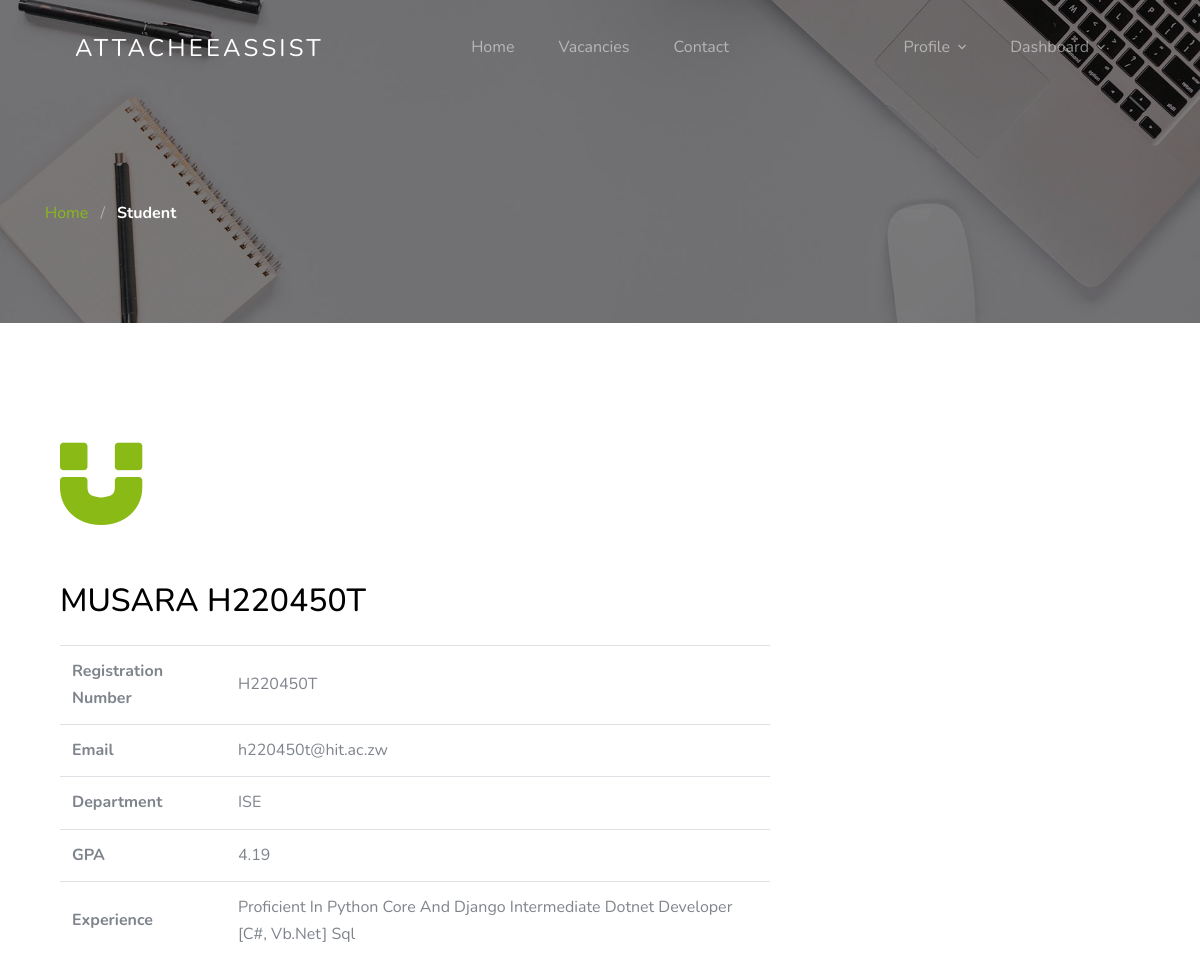
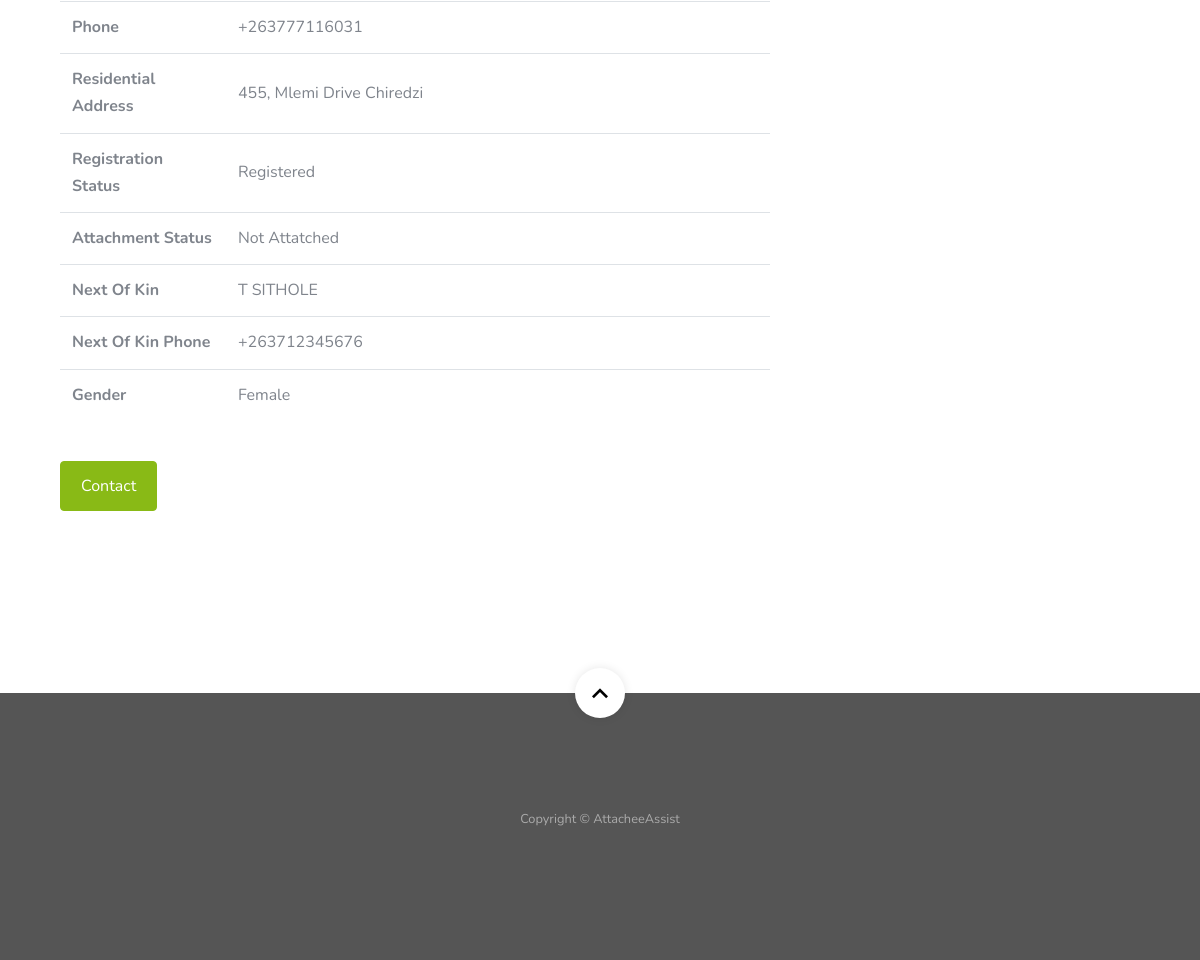
The page /dashboard/coordinator/student/7/ (signed in) on the database its author committed (2 pictures, top to bottom).
### jobapp/models.py (models this page shows, shortened)
class Student(models.Model):
    user = models.OneToOneField(User, on_delete=models.CASCADE)
    reg_number = models.CharField(max_length = 8)
    department = models.CharField(max_length = 3)
    gpa = models.DecimalField(max_digits=3, decimal_places=2)
    programming_average = models.FloatField(null=True, blank=True)
    business_average = models.FloatField(null=True, blank=True)
    experience = models.TextField()
    phone_number = PhoneNumberField()
    residentialaddress = models.TextField()
    nextofkin = models.CharField(max_length = 35)
    nextofkincontact = PhoneNumberField()
    registration_status = models.BooleanField(default=True)
    attatchment_status = models.BooleanField(default=False)

### account/models.py (models this page shows, shortened)
class User(AbstractUser):
    username = None
    email = models.EmailField(unique=True, blank=False, error_messages={'unique': "A user with that email already exists."})
    role = models.CharField(choices=ROLE, max_length=15)
    gender = models.CharField(choices=sex, max_length=1)
    USERNAME_FIELD = "email"
    REQUIRED_FIELDS = []
    objects = CustomUserManager()

### jobapp/permission.py (the view)
    def wrap(request, *args, **kwargs):
        if request.user.role == 'coordinator':
            return function(request, *args, **kwargs)
        else:
            raise PermissionDenied

### jobapp/permission.py (called while the page is built)
def user_is_coordinator(function):
    def wrap(request, *args, **kwargs):
        if request.user.role == 'coordinator':
            return function(request, *args, **kwargs)
        else:
            raise PermissionDenied
    return wrap

### jobapp/views.py (called while the page is built)
@login_required(login_url=reverse_lazy('account:login'))
@user_is_coordinator
def coordinator_all_students(request, id):
    student_details = get_object_or_404(Student,user=id)
    return render(request, 'jobapp/coordinator_all_student.html', {'student_details': student_details})

### template/jobapp/coordinator_all_student.html (shortened to what this page needs)
{% extends 'base.html' %}
{% load static %}
{% block content %}
    <section class="section-hero overlay inner-page bg-image" style="background-image: url('{% static 'images/hero_1.jpg' %}');" id="home-section">
      <div class="container">
        <div class="row">
          <div class="col-md-7">
            <div class="custom-breadcrumbs">
              <a href="{% url 'jobapp:home' %}">Home</a> <span class="mx-2 slash">/</span>
              <span class="text-white"><strong>Student</strong></span>
            </div>
          </div>
        </div>
      </div>
    </section>
    <section class="site-section block__18514" id="next-section">
      <div class="container">
          <div class="col-lg-8">
            <span class="text-primary d-block mb-5"><span class="icon-magnet display-1"></span></span>
            <h2 class="mb-4">{{ student_details.user.last_name | upper }} {{ student_details.reg_number | upper }}</h2>
            <table class="table">
              <tbody>
                <tr>
                  <th scope="row">Registration Number</th>
                  <td>{{ student_details.reg_number | upper }}</td>
                </tr>
                <tr>
                  <th scope="row">Email</th>
                  <td>{{ student_details.user.email }}</td>
                </tr>
                <tr>
                  <th scope="row">Department</th>
                  <td>{{ student_details.department |upper }}</td>
                </tr>
                <tr>
                  <th scope="row">GPA</th>
                  <td>{{ student_details.gpa }}</td>
                </tr>
                <tr>
                  <th scope="row">Experience</th>
                  <td>{{ student_details.experience | title }}</td>
                </tr>
                <tr>
                  <th scope="row">Phone</th>
                  <td>{{ student_details.phone_number }}</td>
                </tr>
                <tr>
                  <th scope="row">Residential Address</th>
                  <td>{{ student_details.residentialaddress | title }}</td>
                </tr>
                <tr>
                    <th scope="row">Registration Status</th>
                    <td>
                      {% if student_details.registration_status == True %}
                        Registered
                      {% else %}
                        Not Registered
                      {% endif %}
                    </td>
                  </tr>
                  <tr>
                    <th scope="row">Attachment Status</th>
                    <td>
                      {% if student_details.attatchment_status == True %}
                        Attatched
                      {% else %}
                        Not Attatched
                      {% endif %}
                    </td>
                  </tr>
                  <tr>
                    <th scope="row">Next Of Kin</th>
                    <td>{{ student_details.nextofkin | upper }}</td>
                  </tr>
                <tr>
                  <th scope="row">Next Of Kin Phone</th>
                  <td>{{ student_details.nextofkincontact }}</td>
                </tr>
                <tr>
                  <th scope="row">Gender</th>
                  <td>
                    {% if student_details.gender == 'M' %}
                      Male
                    {% else %}
                      Female
                    {% endif %}
                  </td>
                </tr>
              </tbody>
            </table>
            <p><a href="mailto:{{ student_details.user.email }}" class="btn btn-primary btn-md mt-4">Contact</a></p>
          </div>
        </div>
      </div>
{% endblock %}

### template/base.html (shortened to what this page needs)
<!DOCTYPE html>
<html>
      {% include 'head.html' %}
      <body id="top">
            {% include 'header.html' %}
            {% block content %}{% endblock %}
            <br>
            <br>
            {% include 'footer.html' %}
      </body>
</html>

### template/head.html (shortened to what this page needs)
{% load static %}
<head>
    <link rel="stylesheet" href="{% static 'css/custom-bs.css' %}">
    <link rel="stylesheet" href="{% static 'css/jquery.fancybox.min.css' %}">
    <link rel="stylesheet" href="{% static 'css/bootstrap-select.min.css' %}">
    <link rel="stylesheet" href="{% static 'fonts/icomoon/style.css' %}">
    <link rel="stylesheet" href="{% static 'fonts/line-icons/style.css' %}">
    <link rel="stylesheet" href="{% static 'css/owl.carousel.min.css' %}">
    <link rel="stylesheet" href="{% static 'css/animate.min.css' %}">
    <link rel="stylesheet" href="{% static 'css/bootstrap-datepicker.css' %}">
    <link rel="stylesheet" href="{% static 'css/style.css' %}">
</head>

### template/header.html (shortened to what this page needs)
<div class="site-wrap">
  <header class="site-navbar mt-3">
    <div class="container-fluid">
      <div class="row align-items-center">
        <div class="site-logo col-6"><a href="{% url 'jobapp:home' %}">AttacheeAssist</a></div>
        <nav class="mx-auto site-navigation">
          <ul class="site-menu js-clone-nav d-none d-xl-block ml-0 pl-0">
            <li><a href="{% url 'jobapp:home' %}" class="nav-link">Home</a></li>
            <li><a href="{% url 'jobapp:job-list' %}">Vacancies</a></li>
            <li><a href="{% url 'jobapp:contact' %}">Contact</a></li>
          </ul>
        </nav>
        <div class="right-cta-menu text-right d-flex aligin-items-center col-6">
          <div class="ml-auto">
            <div class="site-navigation fix">
              <ul class="site-menu js-clone-nav d-none d-xl-block ml-0 pl-0">
                {% if user.is_authenticated and user.role == 'employer'  %}
                <a href="{% url 'jobapp:create-job' %}"
                  class="js-clone-nav pr-3 btn btn-outline-white border-width-2 d-none d-lg-inline-block"><span
                    class="mr-2 icon-add"></span>Publish Job</a>
                    <li class="pr-3 has-children">
                      <a>Dashboard</a>
                      <ul class="dropdown">
                        <li><a href="{% url 'jobapp:dashboard' %}">Dashboard</a></li>
                        <li><a href="{% url 'account:logout' %}">Logout</a></li>
                      </ul>
                    </li>
                {% elif user.is_authenticated %}
                <li class="pr-3 has-children">
                  <a>Profile</a>
                </li>
                <li class="pr-3 has-children">
                  <a>Dashboard</a>
                </li>
                {% endif %}
              </ul>
            </div>
      </div>
    </div>
  </header>

### template/footer.html (shortened to what this page needs)
    <footer class="site-footer" >
      <a href="#top" class="smoothscroll scroll-top">
        <span class="icon-keyboard_arrow_up"></span>
      </a>
        <div class="row text-center">
          <div class="col-12">
            <p class="copyright"><small>
            Copyright &copy; <a>AttacheeAssist</a>
          </small></p>
          </div>
        </div>
    </footer>

### template/scripts.html (shortened to what this page needs)
{% load static %}

### static/css/style.css (style rules this page uses)
.site-navbar { margin-bottom: 0px; z-index: 1999; position: absolute; width: 100%; top: 2rem; }
.site-navbar .container-fluid { padding-left: 7rem; padding-right: 7rem; }
.site-navbar .site-logo { position: absolute; left: 5%; }
.site-navbar .site-logo a { color: #fff; font-size: 1.5rem; letter-spacing: .2rem; text-transform: uppercase; }
.site-navbar .site-burger-menu, .site-navbar .right-cta-menu { position: absolute; right: 5%; }
.site-navbar .site-navigation { position: absolute; left: 50%; -webkit-transform: translateX(-50%); -ms-transform: translateX(-50%); transform: translateX(-50%); z-index: 5; }
.site-navbar .site-navigation .site-menu { margin-bottom: 0; }
.site-navbar .site-navigation .site-menu a { text-decoration: none !important; display: inline-block; position: relative; }
.site-navbar .site-navigation .site-menu > li { display: inline-block; }
.site-navbar .site-navigation .site-menu > li > a { padding: 20px 20px !important; color: rgba(255, 255, 255, 0.5); display: inline-block; text-decoration: none !important; }
.site-navbar .site-navigation .site-menu .has-children { position: relative; }
.site-navbar .site-navigation .site-menu .has-children > a { position: relative; padding-right: 20px; }
.site-navbar .site-navigation .site-menu .has-children > a:before { position: absolute; content: "\e313"; font-size: 16px; top: 50%; right: 0; -webkit-transform: translateY(-50%); -ms-transform: translateY(-50%); transform: translateY(-50%); font-family: 'icomoon'; }
.site-mobile-menu .site-nav-wrap { padding: 0; margin: 0; list-style: none; position: relative; }
.site-mobile-menu .site-nav-wrap a { padding: 10px 20px; display: block; position: relative; color: #212529; }
.site-mobile-menu .site-nav-wrap li { position: relative; display: block; }
.site-mobile-menu .site-nav-wrap > li { display: block; position: relative; float: left; width: 100%; }
.site-mobile-menu .site-nav-wrap > li > a { padding-left: 20px; font-size: 20px; }
body { font-weight: 400; font-size: 1rem; line-height: 1.7; position: relative; }
body:after { content: ""; position: absolute; top: 0; left: 0; right: 0; bottom: 0; background: rgba(0, 0, 0, 0.7); z-index: 100; opacity: 0; visibility: hidden; -webkit-transition: .3s all ease; -o-transition: .3s all ease; transition: .3s all ease; }
h1, h2, h3, h4 { color: #000; }
.site-section { padding-top: 7rem; padding-bottom: 7rem; position: relative; z-index: 2; }
.bg-image { background-size: cover; background-position: center center; background-repeat: no-repeat; }
.custom-breadcrumbs a { color: #89ba16; }
.custom-breadcrumbs .slash { color: rgba(255, 255, 255, 0.4); }
.section-hero, .section-hero > .container > .row { height: 100vh; min-height: 900px; }
.section-hero.inner-page, .section-hero.inner-page > .container > .row { height: auto; min-height: auto; padding-top: 6em; padding-bottom: 3em; }
.section-hero.overlay, .section-hero.overlay-2 { position: relative; }
.section-hero.overlay:before, .section-hero.overlay-2:before { z-index: 1; position: absolute; content: ""; top: 0; left: 0; right: 0; bottom: 0; background: rgba(0, 0, 0, 0.5); }
.section-hero > .container { z-index: 2; position: relative; }
.btn:after, .btn:before { display: none; }
.btn.btn-primary { color: #fff; }
.btn-md { padding: 12px 20px; }
.site-footer { padding: 7rem 0; position: relative; background: #555; }
.site-footer a { color: rgba(255, 255, 255, 0.5); }
.site-footer .scroll-top { position: absolute; z-index: 5; top: 0; width: 50px; height: 50px; border-radius: 50%; background: #fff; left: 50%; -webkit-transform: translate(-50%, -50%); -ms-transform: translate(-50%, -50%); transform: translate(-50%, -50%); -webkit-box-shadow: 0 0px 10px 0px rgba(0, 0, 0, 0.1); box-shadow: 0 0px 10px 0px rgba(0, 0, 0, 0.1); }
.site-footer .scroll-top > span { position: absolute; font-size: 2rem; top: 50%; left: 50%; -webkit-transform: translate(-50%, -50%); -ms-transform: translate(-50%, -50%); transform: translate(-50%, -50%); color: #000 !important; }
.copyright { color: rgba(255, 255, 255, 0.5); }
.copyright a { color: #fff; }
.site-navigation.fix { position: relative; }
.table td, .table th { vertical-align: middle !important; }

### rows shown on the page
Student: user.last_name "MUSARA", reg_number "H220450T", user.email "h220450t@hit.ac.zw", department "ISE", gpa "4.19", experience "Proficient In Python Core And Django Intermediate Dotnet Developer [C#, Vb.Net] Sql", phone_number "+263777116031", residentialaddress "455, Mlemi Drive Chiredzi", nextofkin "T SITHOLE", nextofkincontact "+263712345676"
